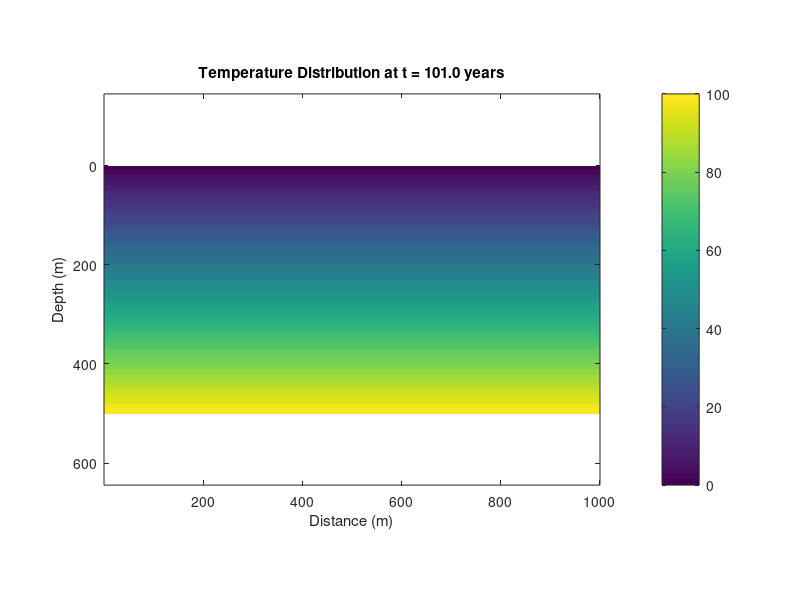

MATLAB code for this plot:
%*****  Initialize Model Setup  ****************************************

% Parameters
W = 1000;   % width of the domain [m]
D = 500;    % depth of the domain [m]
h = 10;     % grid spacing [m]
Ttop = 0;   % top temperature [°C]
Tbot = 100; % bottom temperature [°C]
kT = 2;     % thermal conductivity [W/mK]
alpha = kT / (1000); % Thermal diffusivity (assuming density and specific heat)
dt_yr = 1;  % time step [years]
tend = 100; % total time to simulate [years]

% create x-coordinate vectors
xc = h/2:h:W-h/2;      % x-coordinate vector for cell centre positions [m]
zc = h/2:h:D-h/2;      % z-coordinate vector for cell centre positions [m]
[Xc,Zc] = meshgrid(xc,zc);  % create 2D coordinate arrays

% set initial condition for temperature at cell centres (linear gradient)
T = Ttop + (Tbot - Ttop) * Zc / D;  

% plot initial condition
figure;
h_img = imagesc(xc, zc, T); 
axis equal tight;
colorbar;
caxis([Ttop Tbot]);
title(['Temperature Distribution at t = ', num2str(0, '%.1f'), ' years']);
xlabel('Distance (m)');
ylabel('Depth (m)');
drawnow;

% Add colorbar once and use it for all updates
c = colorbar;
caxis([Ttop Tbot]);

%*****  Solve Model Equations ******************************************

% Time-stepping loop
t = 0;  % initial time [years]
while t <= tend
    % Time increment (1 year per step)
    t = t + dt_yr;

    % Calculate the new temperature distribution (using diffusion model)
    T_new = T;
    for i = 2:size(T, 1)-1
        for j = 2:size(T, 2)-1
            % Simple 2D diffusion model (central difference)
            T_new(i, j) = T(i, j) + alpha * dt_yr * ...
                ((T(i+1, j) - 2*T(i, j) + T(i-1, j)) / h^2 + ...
                 (T(i, j+1) - 2*T(i, j) + T(i, j-1)) / h^2);
        end
    end
    T = T_new;

    % Update the image data with the new temperature values
    set(h_img, 'CData', T);
    title(['Temperature Distribution at t = ', num2str(t, '%.1f'), ' years']);
    drawnow;

    % Pause to allow dynamic update visualization
    pause(0.2);  % Pause for 0.2 seconds to show each year's update
end
